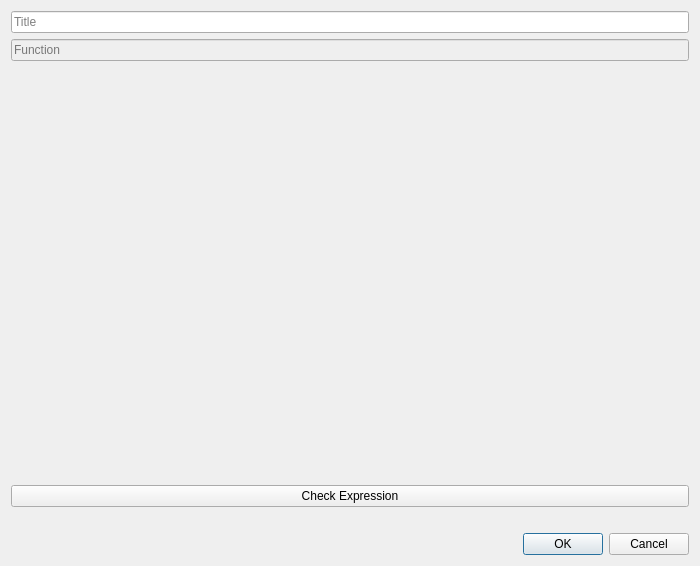
<?xml version="1.0" encoding="UTF-8"?>
<ui version="4.0">
 <class>tf_window</class>
 <widget class="QDialog" name="tf_window">
  <property name="geometry">
   <rect>
    <x>0</x>
    <y>0</y>
    <width>700</width>
    <height>566</height>
   </rect>
  </property>
  <property name="windowTitle">
   <string>Transfer Function</string>
  </property>
  <layout class="QVBoxLayout" name="verticalLayout">
   <item>
    <widget class="QLineEdit" name="tf_title">
     <property name="text">
      <string/>
     </property>
     <property name="placeholderText">
      <string>Title</string>
     </property>
    </widget>
   </item>
   <item>
    <widget class="QLineEdit" name="tf_raw">
     <property name="enabled">
      <bool>false</bool>
     </property>
     <property name="placeholderText">
      <string>Function</string>
     </property>
    </widget>
   </item>
   <item>
    <widget class="ExprWidget" name="expr_plot" native="true"/>
   </item>
   <item>
    <widget class="QPushButton" name="check_btn">
     <property name="enabled">
      <bool>true</bool>
     </property>
     <property name="text">
      <string>Check Expression</string>
     </property>
    </widget>
   </item>
   <item>
    <widget class="QLabel" name="error_label">
     <property name="sizePolicy">
      <sizepolicy hsizetype="Preferred" vsizetype="Fixed">
       <horstretch>0</horstretch>
       <verstretch>0</verstretch>
      </sizepolicy>
     </property>
     <property name="text">
      <string/>
     </property>
     <property name="alignment">
      <set>Qt::AlignCenter</set>
     </property>
    </widget>
   </item>
   <item>
    <widget class="QDialogButtonBox" name="OK_btn">
     <property name="enabled">
      <bool>true</bool>
     </property>
     <property name="orientation">
      <enum>Qt::Horizontal</enum>
     </property>
     <property name="standardButtons">
      <set>QDialogButtonBox::Cancel|QDialogButtonBox::Ok</set>
     </property>
    </widget>
   </item>
  </layout>
 </widget>
 <customwidgets>
  <customwidget>
   <class>ExprWidget</class>
   <extends>QWidget</extends>
   <header>src.widgets.exprwidget</header>
   <container>1</container>
  </customwidget>
 </customwidgets>
 <resources/>
 <connections>
  <connection>
   <sender>OK_btn</sender>
   <signal>accepted()</signal>
   <receiver>tf_window</receiver>
   <slot>accept()</slot>
   <hints>
    <hint type="sourcelabel">
     <x>248</x>
     <y>254</y>
    </hint>
    <hint type="destinationlabel">
     <x>157</x>
     <y>274</y>
    </hint>
   </hints>
  </connection>
  <connection>
   <sender>OK_btn</sender>
   <signal>rejected()</signal>
   <receiver>tf_window</receiver>
   <slot>reject()</slot>
   <hints>
    <hint type="sourcelabel">
     <x>316</x>
     <y>260</y>
    </hint>
    <hint type="destinationlabel">
     <x>286</x>
     <y>274</y>
    </hint>
   </hints>
  </connection>
 </connections>
</ui>
